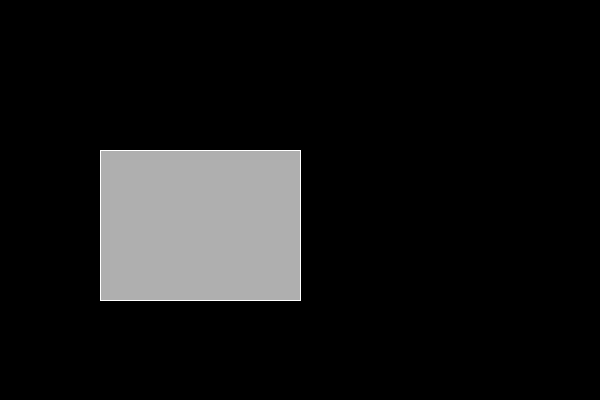
Frame 1 (no input)
Frame 60 (the mouse pressed at the canvas centre just before this capture): identical to frame 1, image omitted
Frame 120 (the mouse held since frame 60 and released just before this capture): identical to frame 1, image omitted

The Processing sketch that drew this single still picture (run headless with seeded random() and noise(); from frame 60 on, the mouse is pressed at the canvas centre):

// Processing sketch: processing_168331
// ── processing_168331.pde

int x = 100;
int y = 150;
int w = 200;
int h = 150;
boolean button = false;
//Init
void setup() {
  size(600, 400);
}
//Elements
void draw() {
  if(button) {
    background(random(0, 255));
    stroke(0);
  } else {
    background(0);
    stroke(255);
  }
  
  fill(175);
  rect(x, y, w, h);
}

void mousePressed() {
  if (mouseX > x && mouseX < x+w && mouseY > y && mouseY < y+h) {
    button = !button;
  }
}
